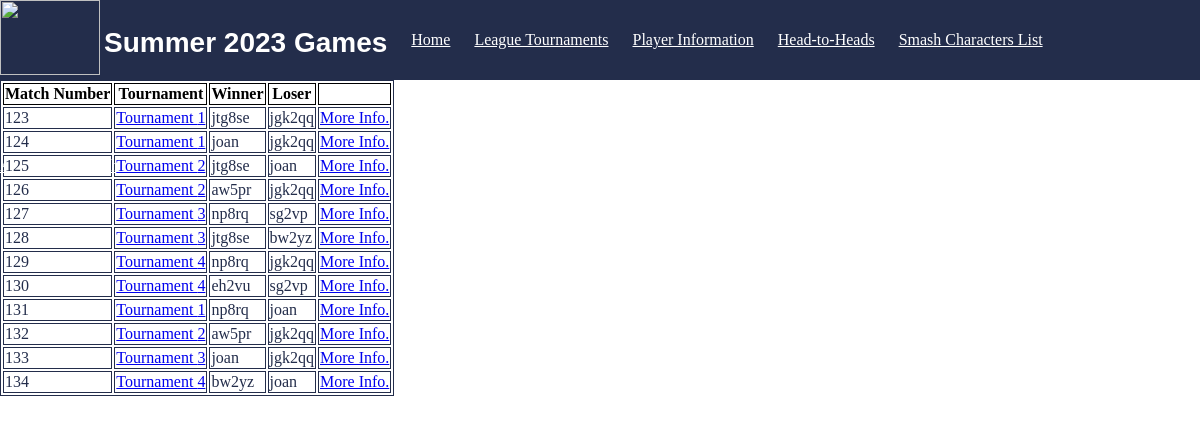
The app's page /get-games, older data.
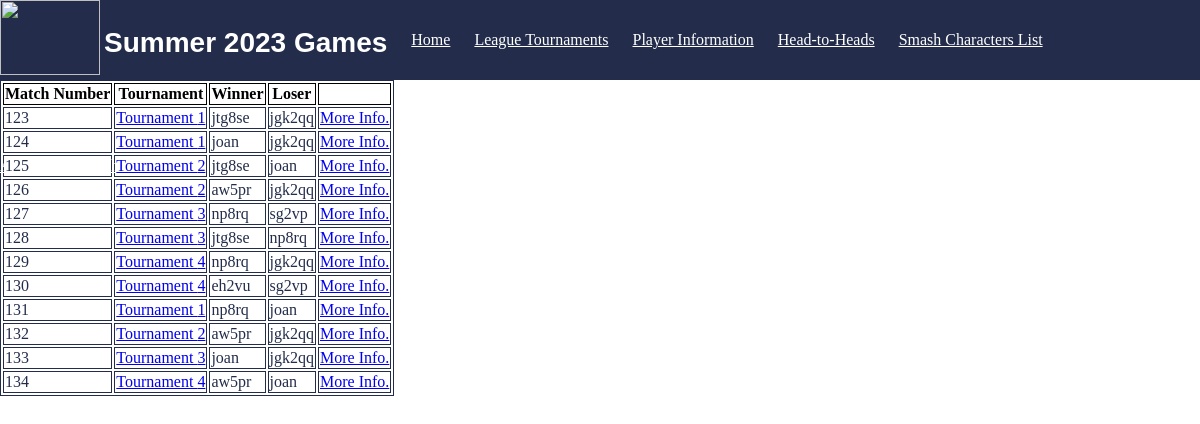
The same page, newer data.
### tables this page shows
CREATE TABLE game (
	GameID int NOT NULL,
	Duration int,
	Winner tinytext,
	Loser tinytext,
	TourneyNum int,
	PRIMARY KEY (GameID),
	FOREIGN KEY (TourneyNum) REFERENCES tournament(TourneyNum),
	FOREIGN KEY (Winner) REFERENCES player(ComputingID),
	FOREIGN KEY (Loser) REFERENCES player(ComputingID)
);

### run.py (the view)
@app.route("/get-games")
def get_games():
    connection_obj = sqlite3.connect('project.db')
    cursor_obj = connection_obj.cursor()
    cursor_obj.execute("SELECT * FROM game ")  # LIMIT 1000000")
    output = cursor_obj.fetchall()
    cursor_obj.execute("SELECT * FROM player ")
    player = cursor_obj.fetchall()
    connection_obj.close()
    return render_template("get-games.html", game=output, player=player)

### templates/get-games.html
<!DOCTYPE html>
<html>
<nav class="navigation-bar">
    <img src="{{url_for('static', filename='smashLogo.png')}}"  style="width:100px;height:75px;"/>
    <h2>Summer 2023 Games</h2>
    <a href="/" >Home</a>
    <a href="/get-tournaments" >League Tournaments</a>
    <a href="/get-players">Player Information</a>
    <a href="/get-games">Head-to-Heads</a>
    <a href="/character">Smash Characters List</a>
    <a href="/about">About UVa Smash Club</a>
</nav>
<head>
    <link rel="stylesheet" href='/css/main.css' />
</head>
<body>
    <table class="column">
      <tr>
        <th>Match Number</th>
        <th>Tournament</th>
        <th>Winner</th>
          <th>Loser</th>
          <th></th>
      </tr>
        {% for i in game %}
      <tr>
          <td> {{i[0]}}</td>
          <td> <a href="/tournament/{{i[5]}}">Tournament {{i[4]}}  </a></td>
          <td> {{i[2]}}</td>
          <td> {{i[3]}}</td>
          <td><a href="/game/{{i[0]}}">More Info.</a></td>
      </tr>
        {% endfor %}
    </table>
</body>
</html>

Row changes from the older to the newer data that the page shows:
changed game id 128: Loser "bw2yz" → "np8rq"
changed game id 134: Winner "bw2yz" → "aw5pr"
